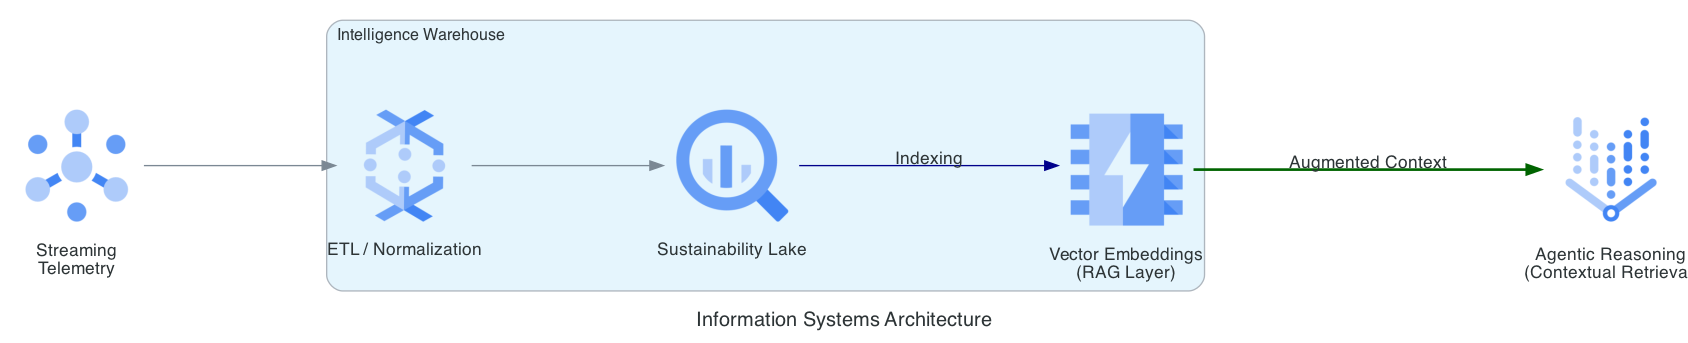

Write the Python code that produced this figure.
from diagrams import Diagram, Cluster, Edge
from diagrams.gcp.analytics import Pubsub, BigQuery, Dataflow
from diagrams.gcp.ml import VertexAI
from diagrams.gcp.database import Memorystore

graph_attr = {
    "pad": "0.1",
    "nodesep": "1.2",
    "ranksep": "2.0",
    "bgcolor": "transparent"
}

with Diagram("Information Systems Architecture", show=False, filename="info_systems_arch", direction="LR", graph_attr=graph_attr):
    
    ingest = Pubsub("Streaming\nTelemetry")
    
    with Cluster("Intelligence Warehouse"):
        processing = Dataflow("ETL / Normalization")
        warehouse = BigQuery("Sustainability Lake")
        vector_store = Memorystore("Vector Embeddings\n(RAG Layer)")

    agent_layer = VertexAI("Agentic Reasoning\n(Contextual Retrieval)")

    # Flow
    ingest >> processing >> warehouse
    warehouse >> Edge(label="Indexing", color="darkblue") >> vector_store
    vector_store >> Edge(label="Augmented Context", color="darkgreen", style="bold") >> agent_layer
